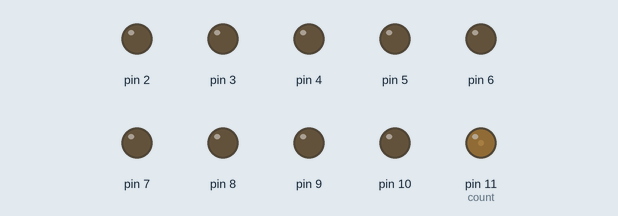
This sketch was run on a simulated Arduino Uno, built with avr-gcc and run on an emulated ATmega328P. Shown: output pins drawn as LEDs (lit = HIGH).

Above: at 0.05 s.
At 0.25 s:
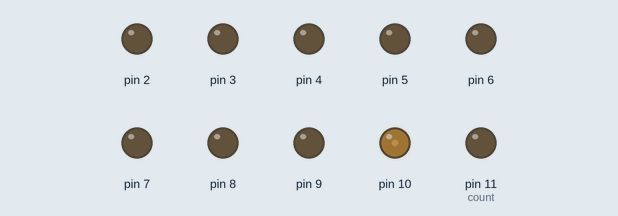
At 0.5 s:
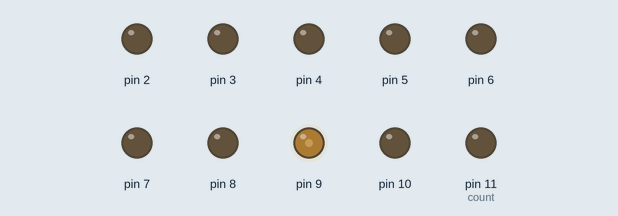
At 1.0 s:
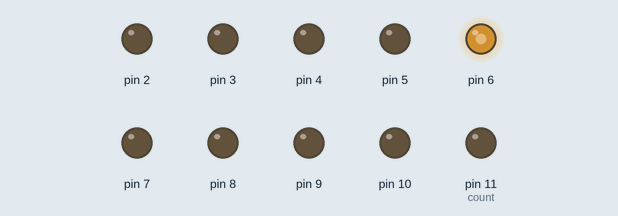
At 1.45 s:
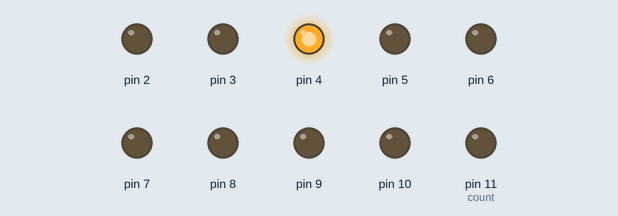
At 1.9 s:
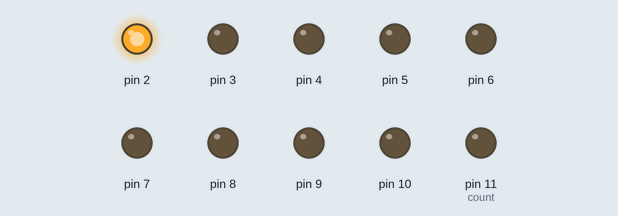
Timing chart, 0 to 4.4 s (numbered marks = the images above):
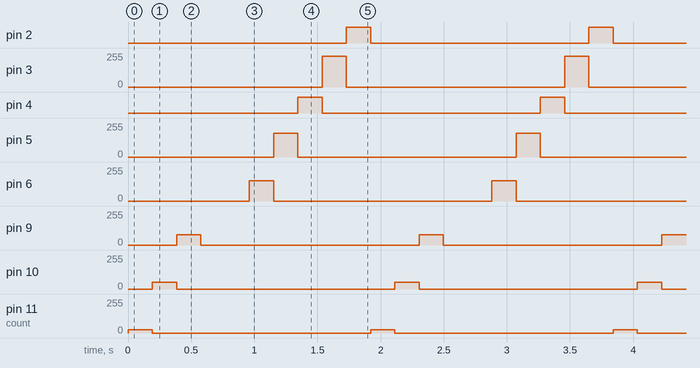

The sketch:

manejo_analogico_b1.ino
```cpp
// C++ code
//

int count = 11;
int aut;
int post;
int power;

void setup()
{
  pinMode(2, OUTPUT);
  pinMode(3, OUTPUT);
  pinMode(4, OUTPUT);
  pinMode(5, OUTPUT);
  pinMode(6, OUTPUT);
  pinMode(7, OUTPUT);
  pinMode(8, OUTPUT);
  pinMode(9, OUTPUT);
  pinMode(10, OUTPUT);
  pinMode(11, OUTPUT);

  Serial.begin(9600);
}

//por alguna razon no encienden las luces
//del 11, 8 y 7
//es un problema de los pines
//o de la pc
void loop()
{
  aut = 255;
  switch (count){
    case 11: power = aut/10; break;
    case 10: power = aut*2/10; break;
    case 9: power = aut*3/10; break;
    case 8: power = aut*4/10; break;
    case 7: power = aut*5/10; break;
    case 6: power = aut*6/10; break;
    case 5: power = aut*7/10; break;
    case 4: power = aut*8/10; break;
    case 3: power = aut*9/10; break;
    case 2: power = aut; break;
  }

  reset();
  analogWrite(count, power);
  count--;
  if (count < 2){count = 11;}

  delay(0300);
}

void reset(){
  analogWrite(2, 0);
  analogWrite(3, 0);
  analogWrite(4, 0);
  analogWrite(5, 0);
  analogWrite(6, 0);
  analogWrite(7, 0);
  analogWrite(8, 0);
  analogWrite(9, 0);
  analogWrite(10, 0);
  analogWrite(11, 0);
}
```

Measured:
- by itself, pin 2, pin 4: alternates HIGH for 0.19 s and LOW for 1.7 s
- by itself, pin 3: alternates 229/255 for 0.19 s and 0/255 for 1.7 s
- by itself, pin 5: alternates 178/255 for 0.19 s and 0/255 for 1.7 s
- by itself, pin 6: alternates 153/255 for 0.19 s and 0/255 for 1.7 s
- by itself, pin 9: alternates 76/255 for 0.19 s and 0/255 for 1.7 s
- by itself, pin 10: alternates 51/255 for 0.19 s and 0/255 for 1.7 s
- by itself, pin 11 (count): alternates 25/255 for 0.19 s and 0/255 for 1.7 s
